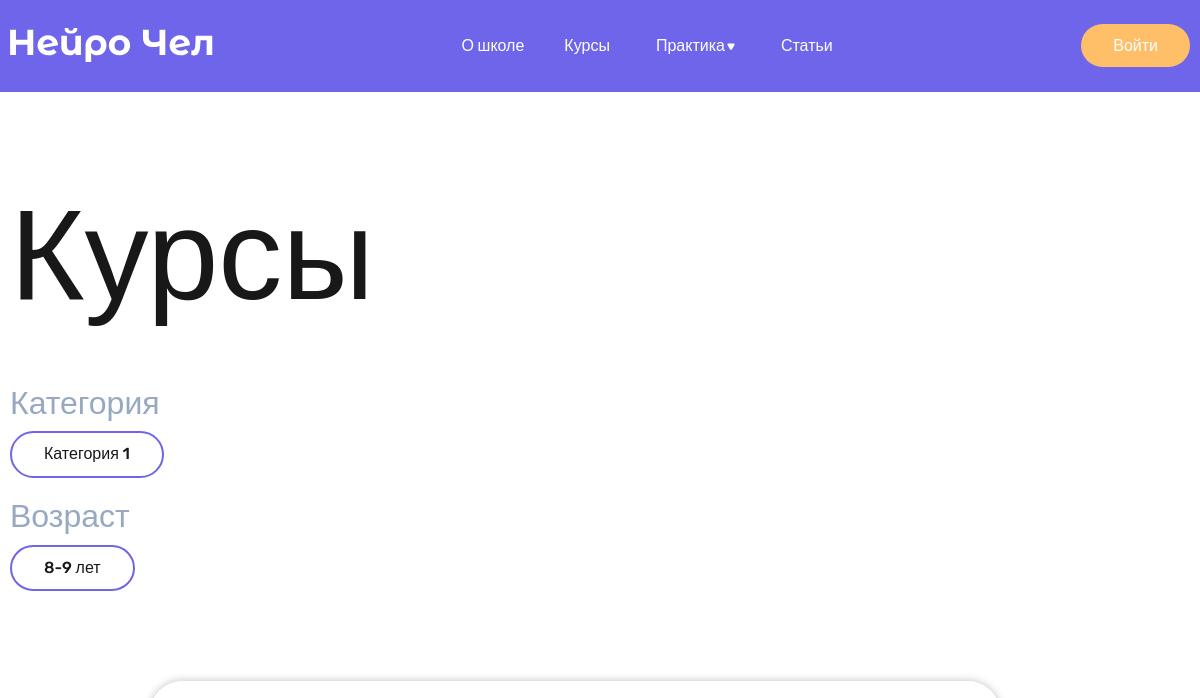
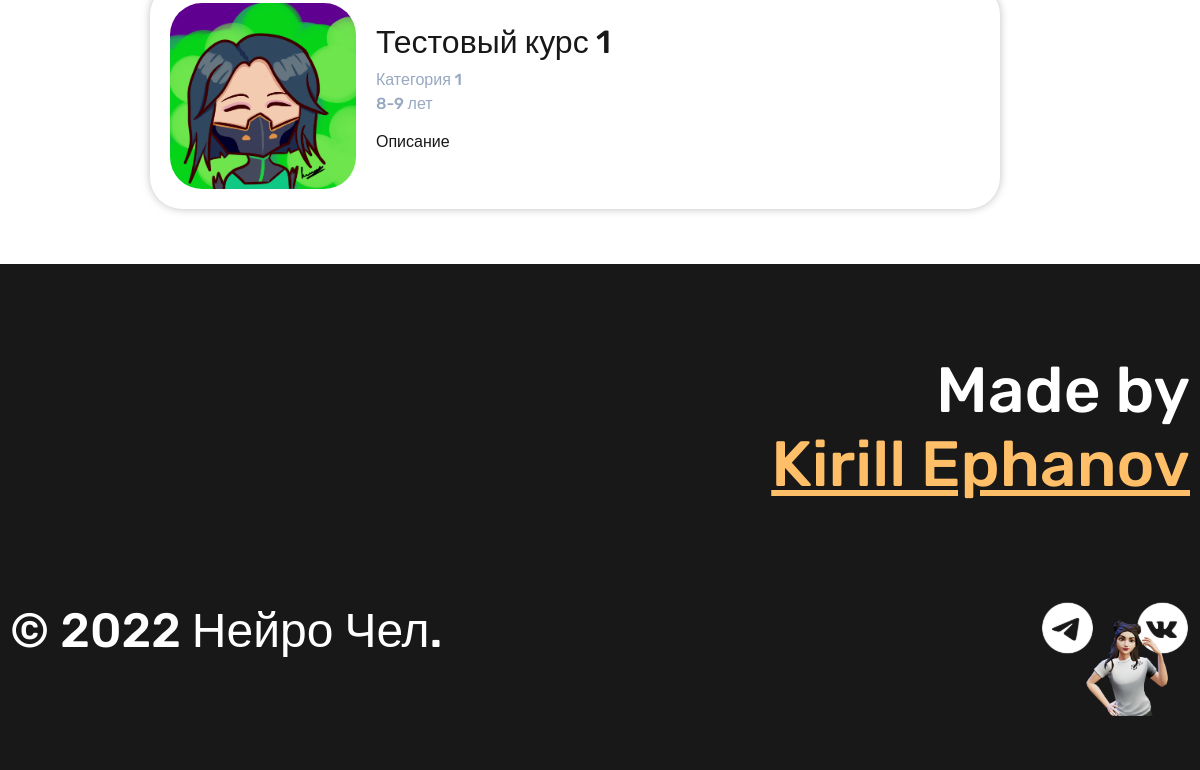
Page /courses/ on the earlier database version (2 pictures, top to bottom).
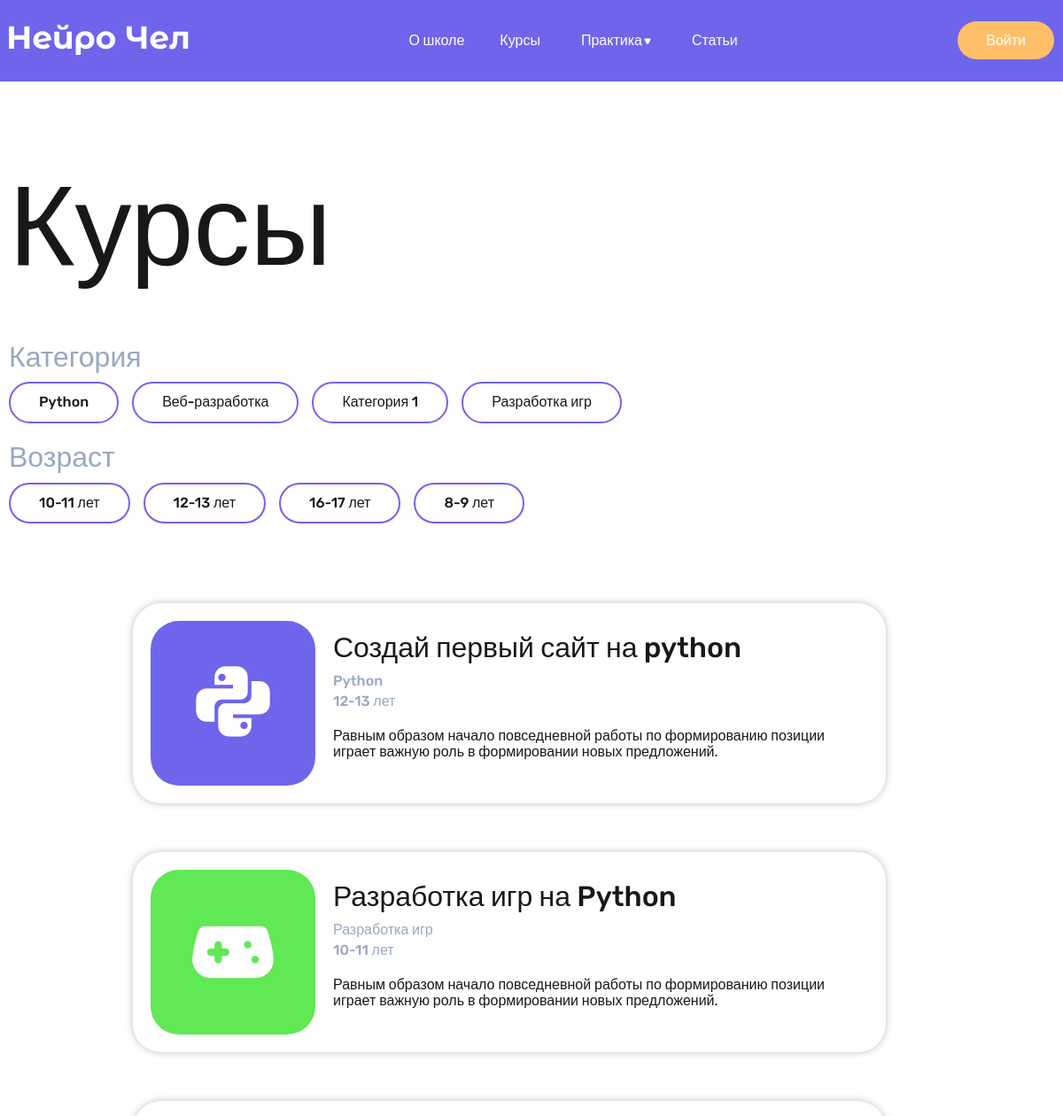
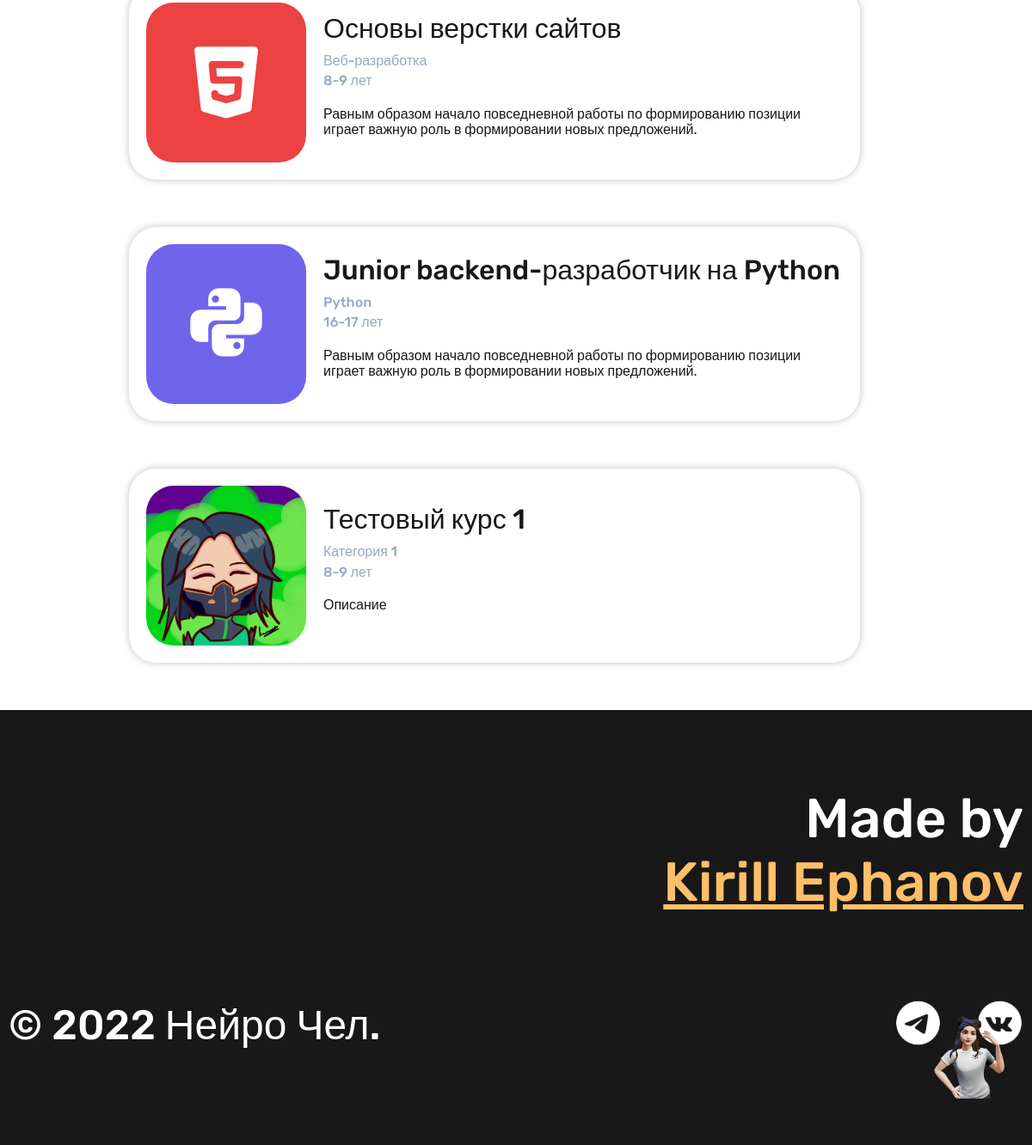
Same page on the later database version (2 pictures, top to bottom).
### blablycode_app/models.py (models this page shows, shortened)
class Category(models.Model):
    category_title = models.CharField(max_length=150, verbose_name='Название категории')
    def __str__(self):
        return self.category_title
    class Meta:
        verbose_name = 'Категория'
        verbose_name_plural = 'Категории'
        ordering = ['category_title']

class Age(models.Model):
    age_title = models.CharField(max_length=50, verbose_name='Возраст')
    def __str__(self):
        return self.age_title
    class Meta:
        verbose_name = 'Возраст'
        verbose_name_plural = 'Возраст'
        ordering = ['age_title']

class Course(models.Model):
    сourse_title = models.CharField(max_length=150, verbose_name='Название курса')
    course_icon = models.ImageField(upload_to='photos/%Y/%m/%d/', verbose_name='Иконка курса', blank=True)
    course_description = models.TextField(max_length=250, verbose_name='Описание курса')
    course_category = models.ForeignKey('Category', on_delete=models.PROTECT, null=True, verbose_name='Категория')
    course_created_at = models.DateTimeField(auto_now_add=True, verbose_name='Дата создания')
    course_age = models.ForeignKey('Age', on_delete=models.PROTECT, null=True, verbose_name='Возраст')
    class Meta:
        verbose_name = 'Курс'
        verbose_name_plural = 'Курсы'
        ordering = ['-course_created_at']

### blablycode_app/views.py (the view)
# urls.py: path('courses/', courses_page, name='courses'),
def courses_page(request):
    courses = Course.objects.all()
    categories = Category.objects.all()
    age = Age.objects.all()
    context = {'courses': courses, 'categories': categories, 'age': age}
    return render(request=request, template_name='blablycode_app/courses.html', context=context)

### blablycode_app/templates/blablycode_app/courses.html
{% extends 'base.html' %}
{% block content %}
    <div class="wrapper">
        <h1 class="page-title">Курсы</h1>
    </div>
    <section>
        <div class="wrapper">
            <div class="filter-block">
                <div class="filter-top">
                    <p class="filter__title">
                        Категория
                    </p>
                    <div class="filter__content">
                        {% for item in categories %}
                        <a href="#" class="filter__link">{{ item.category_title }}</a>
                        {% endfor %}
                    </div>
                </div>
                <div class="filter-bottom">
                    <p class="filter__title">
                        Возраст
                    </p>
                    <div class="filter__content">
                        {% for item in age %}
                        <a href="#" class="filter__link">{{ item.age_title }}</a>
                        {% endfor %}
                    </div>
                </div>
            </div>
        </div>
    </section>
    <section>
        <div class="course-catalog-wrapper">
            <div class="course-catalog">
                {% for item in courses %}
                <a href="open_course.html" class="card-link">
                    <div class="course-card">
                        <div class="course-card-container">
                            <div class="course-card__photo">
                                {% if item.course_icon %}
                                <img src="{{ item.course_icon.url }}" alt="" class="course-card__photo__img">
                                {% endif %}
                            </div>
                            <div class="course-card__content">
                                <p class="course-card__title">
                                    {{ item.сourse_title }}
                                </p>
                                <div class="course-card__categories">
                                    <p class="course-card__category">
                                        {{ item.course_category }}
                                    </p>
                                    <p class="course-card__category">
                                        {{ item.course_age }}
                                    </p>
                                </div>
                                <p class="course-card__description">
                                    {{ item.course_description }}
                                </p>
                            </div>
                        </div>
                    </div>
                </a>
                {% endfor %}
            </div>
        </div>
    </section>
{% endblock %}

### templates/base.html (shortened to what this page needs)
<!DOCTYPE html>
{% load static %}
<html lang="en">
<head>
    <link rel="stylesheet" href="{% static 'styles/normalize.css' %}">
    <link rel="stylesheet" href="{% static 'styles/style.css' %}">
</head>
<body>
    <div class="janna-bot">
        <a href="#" class="janna-bot__link"><img src="{% static 'images/janna-logo.png' %}" class="janna-bot__img"></a>
    </div>
    <header>
        <div class="header">
            <div class="wrapper">
                <nav>
                    <div class="nav">
                        <div class="nav__logo">
                            <a href="{% url 'home' %}" class="nav__logo__link">
                                <img src="{% static 'images/logo.svg' %}" alt="Нейро Чел" class="nav__logo__link-img">
                            </a>
                        </div>
                        <div class="nav__menu">
                            <ul class="nav__menu__links">
                                <li class="nav__menu__links__item">
                                    <a href="{% url 'home' %}" class="nav__menu__link">О школе</a>
                                </li>
                                <li class="nav__menu__links__item">
                                    <a href="{% url 'courses' %}" class="nav__menu__link">Курсы</a>
                                </li>
                                <li class="nav__menu__links__item">
                                    <div class="dropdown">
                                        <button class="dropbtn">Практика
                                            <img src="{% static 'images/arrow_down.svg' %}">
                                        </button>
                                      </div>
                                </li>
                                <li class="nav__menu__links__item">
                                    <a href="articles.html" class="nav__menu__link">Статьи</a>
                                </li>
                            </ul>
                        </div>
                        <div class="nav__user">
                            {% if request.user.is_authenticated %}
                            <a href="{% url 'logout' %}" class="nav__user__profile">Выйти</a>
                            {% else %}
                            <a href="login.html" class="nav__user__login-btn">Войти</a>
                            {% endif %}
                        </div>
                    </div>
                </nav>
            </div>
        </div>
    </header>
    {% block content %}{% endblock %}
    <footer>
        <div class="footer">
            <div class="wrapper">
                <p class="watermark">
                    Made by<br><span><a href="https://github.com/kirephanov" target="_blank" class="watermark__link">Kirill Ephanov</a></span>
                </p>
                <div class="footer__content">
                    <p class="footer__content__description">
                        &#169 2022 Нейро Чел.
                    </p>
                    <div class="footer__content__socials">
                        <a href="#" class="footer__content__socials__link"><img src="{% static 'images/Socials/Telegram.svg' %}" alt="Telegram" class="footer__content__socials__img"></a>
                        <a href="#" class="footer__content__socials__link"><img src="{% static 'images/Socials/VK.svg' %}" alt="VK" class="footer__content__socials__img"></a>
                    </div>
                </div>
            </div>
        </div>
    </footer>
</body>
</html>

### blablycode/static/styles/style.css (style rules this page uses)
:root { --dark: #181818; --blue: #6E65EB; --orange: #FFBF69; --grey: #97A8C1; }
html { background-color: var(--dark); }
body { font-family: 'Rubik', sans-serif; color: var(--dark); background-color: #fff; }
.wrapper { max-width: 1180px; padding-right: 5px; padding-left: 5px; margin: 0 auto; }
.page-title { font-size: 128px; font-weight: 500; margin-top: 90px; margin-bottom: 55px; }
.janna-bot { position: fixed; right: 20px; bottom: 50px; z-index: 1; }
.janna-bot__img { width: 100px; border-radius: 16px; box-shadow: none; transition: .3s ease box-shadow; }
.header { background-color: var(--blue); padding-top: 20px; padding-bottom: 20px; }
.nav { display: flex; justify-content: space-between; align-items: center; }
.nav__menu__links { display: flex; align-items: center; }
.nav__menu__links__item { list-style-type: none; margin-right: 40px; }
.nav__menu__link { color: #fff; text-decoration: none; font-size: 16px; font-weight: 500; }
.nav__user__login-btn { color: #fff; text-decoration: none; font-size: 16px; font-weight: 500; padding: 12px 32px; background-color: var(--orange); border-radius: 100px; }
.dropdown { float: left; overflow: hidden; }
.dropdown .dropbtn { font-size: 16px; font-weight: 500; border: none; outline: none; color: white; background-color: inherit; font-family: inherit; margin: 0; display: flex; align-items: center; gap: 2px; }
.footer { background-color: var(--dark); color: #fff; padding-top: 90px; padding-bottom: 100px; }
.watermark { font-size: 64px; font-weight: 500; text-align: end; margin-top: 0; margin-bottom: 90px; }
.watermark__link { color: var(--orange); }
.footer__content { display: flex; justify-content: space-between; align-items: center; }
.footer__content__description { font-size: 48px; font-weight: 500; margin: 0; }
.footer__content__socials { display: flex; align-items: center; gap: 40px; }
.filter-block { margin-bottom: 90px; }
.filter-top { margin-bottom: 20px; }
.filter__title { color: var(--grey); font-size: 32px; font-weight: 500; margin-top: 0; margin-bottom: 10px; }
.filter__content { display: flex; flex-wrap: wrap; gap: 15px; }
.filter__link { color: var(--dark); text-decoration: none; font-size: 16px; font-weight: 500; border: 2px solid var(--blue); border-radius: 100px; padding: 12px 32px; display: inline-block; }
.course-catalog-wrapper { max-width: 900px; padding-right: 5px; padding-left: 5px; margin: 0 auto; }
.card-link { color: var(--dark); text-decoration: none; }
.course-card { border-radius: 32px; padding: 20px; box-shadow: 0px 0px 8px rgba(0, 0, 0, 0.25); max-width: 850px; box-sizing: border-box; margin-bottom: 55px; }
.course-card-container { display: flex; align-items: center; }
.course-card__photo { border-radius: 32px; margin-right: 20px; width: 186px; height: 186px; }
.course-card__photo__img { border-radius: 32px; width: 186px; height: 186px; }
.course-card__title { font-size: 32px; font-weight: 500; margin: 0; }
.course-card__categories { margin-top: 10px; margin-bottom: 0; }
.course-card__category { color: var(--grey); font-size: 16px; font-weight: 500; margin-top: 5px; margin-bottom: 0; }
.course-card__description { font-size: 16px; margin-top: 20px; }

Differences in the rows shown:
added Category: category_title "Python"
added Category: category_title "Веб-разработка"
added Category: category_title "Разработка игр"
added Age: age_title "10-11 лет"
added Age: age_title "12-13 лет"
added Age: age_title "16-17 лет"
added Course: course_icon (picture), сourse_title "Создай первый сайт на python", course_category "Python", course_age "12-13 лет", course_description "Равным образом начало повседневной работы по формированию позиции играет важную роль в формировании новых предложений."
added Course: course_icon (picture), сourse_title "Разработка игр на Python", course_category "Разработка игр", course_age "10-11 лет", course_description "Равным образом начало повседневной работы по формированию позиции играет важную роль в формировании новых предложений."
added Course: course_icon (picture), сourse_title "Основы верстки сайтов", course_category "Веб-разработка", course_age "8-9 лет", course_description "Равным образом начало повседневной работы по формированию позиции играет важную роль в формировании новых предложений."
added Course: course_icon (picture), сourse_title "Junior backend-разработчик на Python", course_category "Python", course_age "16-17 лет", course_description "Равным образом начало повседневной работы по формированию позиции играет важную роль в формировании новых предложений."
